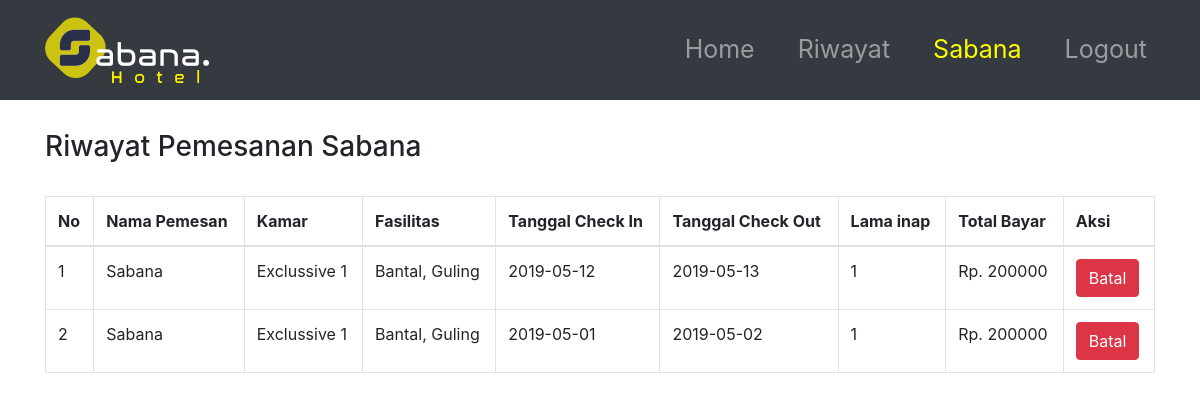
The page /formRiwayatTamu.php (signed in) on the database its author committed.
### tables this page shows
CREATE TABLE `tb_reservasi` (
  `id_reservasi` int(25) NOT NULL,
  `nama_tamu` varchar(25) NOT NULL,
  `kode_kamar` varchar(25) NOT NULL,
  `id_fasilitas` varchar(25) NOT NULL,
  `tanggal_check_in` date NOT NULL,
  `tanggal_check_out` date NOT NULL,
  `lama_inap` int(25) NOT NULL,
  `total_biaya` int(25) NOT NULL,
  `flag` int(1) NOT NULL DEFAULT '1',
  `alamat` varchar(50) NOT NULL
);

CREATE TABLE `tb_kamar` (
  `kode_kamar` varchar(25) NOT NULL,
  `nama_kamar` varchar(25) NOT NULL,
  `kelas` varchar(25) NOT NULL,
  `gambar` varchar(25) NOT NULL,
  `tarif` int(25) NOT NULL,
  `status` varchar(25) NOT NULL,
  `flag` int(1) NOT NULL DEFAULT '1'
);

CREATE TABLE `tb_fasilitas` (
  `id_fasilitas` varchar(25) NOT NULL,
  `tipe_fasilitas` varchar(25) NOT NULL,
  `fasilitas` varchar(25) NOT NULL,
  `status` varchar(25) NOT NULL,
  `flag` int(1) NOT NULL DEFAULT '1'
);

### formRiwayatTamu.php (the view, shortened to what this page needs)
<?php
include 'helper/connection.php';
$username = $_SESSION["nama"];
?>
<!DOCTYPE html>
<head>
    <link rel="stylesheet" type="text/css" href="//cdn.datatables.net/1.10.11/css/jquery.dataTables.min.css">
<link rel="stylesheet" href="https://maxcdn.bootstrapcdn.com/bootstrap/4.0.0/css/bootstrap.min.css">
</head>
<body>
    <nav class="navbar navbar-expand-sm bg-dark navbar-dark content-center fixed-top" style="height : 100px">
        <div class="container">
        <a class="navbar-brand" href="profile.php"><img src="img/logo1.png" alt=""></a>
        <ul class="navbar-nav" style="font-size: 25px">
            <li class="nav-item">
            <a class="nav-link" href="profile.php" style="padding-right: 35px">Home</a>
            </li>
            <?php if(isset($_SESSION["nama"])): ?>
            <li class="nav-item">
            <a class="nav-link" href="formRiwayatTamu.php"style="padding-right: 35px">Riwayat</a>
            </li>
            <?php else: ?>
            <?php endif ?>
            <li class="nav-item">
            <a class="nav-link" style="padding-right: 35px; color: yellow"><?php echo $username; ?></a>
            </li>
            <li class="nav-item">
            <a class="nav-link" href="logout.php">Logout</a>
            </li>
        </ul>
        </div>
    </nav>
    <section class="riwayat">
        <div class="container">
            <h3 style="margin-top:130px;">Riwayat Pemesanan <?php echo $_SESSION["nama"] ?></h3><br>
            <table class="table table-bordered">
                <thead>
                    <tr>
                    <tr>
                        <th>No</th>
                        <th>Nama Pemesan</th>
                        <th>Kamar</th>
                        <th>Fasilitas</th>
                        <th>Tanggal Check In</th>
                        <th>Tanggal Check Out</th>
                        <th>Lama inap</th>
                        <th>Total Bayar</th>
                        <th>Aksi</th>
                    </tr>
                    </tr>
                </thead>
                <tbody>
                    <?php
                    $nomor=1;
                    $id_pelanggan = $_SESSION["nama"];
                    $sql = "select id_reservasi, nama_tamu, nama_kamar, fasilitas, tanggal_check_in, tanggal_check_out, lama_inap, total_biaya
                    from tb_kamar, tb_fasilitas, tb_reservasi
                    where tb_kamar.kode_kamar = tb_reservasi.kode_kamar
                    and tb_fasilitas.id_fasilitas = tb_reservasi.id_fasilitas and tb_reservasi.flag=1 and nama_tamu='$id_pelanggan'";
                    $query = mysqli_query($con, $sql);
                    while($data = mysqli_fetch_assoc($query)){
                    ?>
                    <tr>
                        <td><?php echo $nomor; ?></td>
                        <td><?php echo $data['nama_tamu']; ?></td>
                        <td><?php echo $data['nama_kamar']; ?></td>
                        <td><?php echo $data['fasilitas']; ?></td>
                        <td><?php echo $data['tanggal_check_in']; ?></td>
                        <td><?php echo $data['tanggal_check_out']; ?></td>
                        <td><?php echo $data['lama_inap']; ?></td>
                        <td>Rp. <?php echo $data['total_biaya']; ?></td>
                        <td>
                            <a href="batal.php?id=<?php echo $data['id_reservasi'] ?>" class="btn btn-danger">Batal</a>
                        </td>
                    </tr>
                    <?php $nomor++; ?>
                    <?php } ?>
                </tbody>
            </table>
        </div>
    </section>
</body>
</html>

### rows shown on the page
tb_reservasi: nama_tamu "Sabana", kode_kamar.nama_kamar "Exclussive 1", id_fasilitas.fasilitas "Bantal, Guling", tanggal_check_in "2019-05-12", tanggal_check_out "2019-05-13", lama_inap "1", total_biaya "200000"
tb_reservasi: nama_tamu "Sabana", kode_kamar.nama_kamar "Exclussive 1", id_fasilitas.fasilitas "Bantal, Guling", tanggal_check_in "2019-05-01", tanggal_check_out "2019-05-02", lama_inap "1", total_biaya "200000"

### other values the page prints
$username "Sabana"
$_SESSION["nama"] "Sabana"
